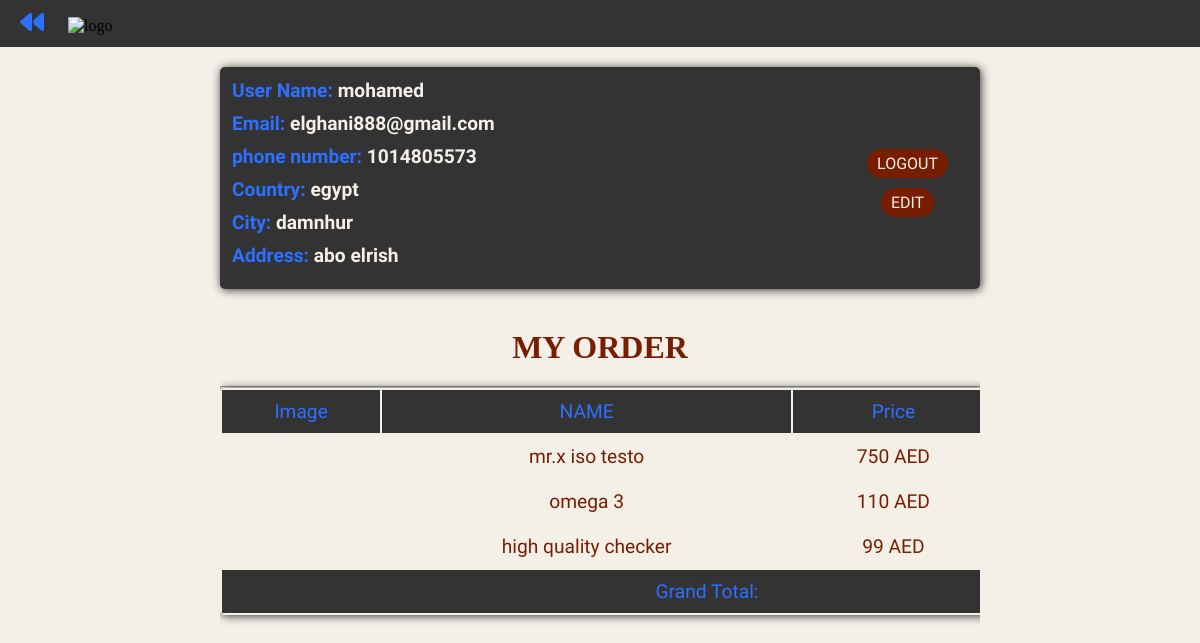
/users.php (signed in), run on the app's committed database.
### tables this page shows
CREATE TABLE `users` (
  `id` int(11) NOT NULL,
  `name` varchar(100) NOT NULL,
  `email` varchar(100) NOT NULL,
  `password` varchar(100) NOT NULL,
  `number` int(100) NOT NULL,
  `country` varchar(100) NOT NULL,
  `city` varchar(100) NOT NULL,
  `address` varchar(100) NOT NULL
);

CREATE TABLE `orders` (
  `id` int(11) NOT NULL,
  `prod_name` varchar(100) NOT NULL,
  `quantity` varchar(100) NOT NULL,
  `price` varchar(100) NOT NULL,
  `user_id` int(11) NOT NULL,
  `image` varchar(100) NOT NULL,
  `date` date NOT NULL
);

### users.php (the view, shortened to what this page needs)
<?php
include 'config.php';
$user_id = $_SESSION['user_id'];
?>
<!DOCTYPE html>
<html lang="en">
<head>
    <link rel="stylesheet" href="https://cdnjs.cloudflare.com/ajax/libs/font-awesome/6.2.1/css/all.min.css">
    <link rel="stylesheet" href="users.css">
</head>
<body bgcolor="F4F0E8">
<header id="head">
        <div class="name">
            <a href="index.php"><i class="fa-solid fa-backward"></i></a>
            <img src="images/logo.png" alt="logo">
        </div>
</header>
<div class="container">
<main>
<div class="user-profile">
    <?php
        $select_user = mysqli_query($con, "SELECT * FROM `users` WHERE id = '$user_id'") or die('query failed');
        if(mysqli_num_rows($select_user) > 0){
            $fetch_user = mysqli_fetch_assoc($select_user);
        };
    ?>
    <p>User Name: <span><?php echo $fetch_user['name']; ?></span> </p>
    <p>Email: <span><?php echo $fetch_user['email']; ?></span> </p>
    <p>phone number: <span><?php echo $fetch_user['number']; ?></span> </p>
    <p>Country: <span><?php echo $fetch_user['country']; ?></span> </p>
    <p>City: <span><?php echo $fetch_user['city']; ?></span> </p>
    <p>Address: <span><?php echo $fetch_user['address']; ?></span> </p>
</div>
<div class="flex">
        <a href="card.php?logout=<?php echo $user_id; ?>" onclick="return confirm('Are You Sure You Want To Logout?');" class="btn">LOGOUT</a>
        <a href="user_edit.php?logout=<?php echo $user_id; ?>" class="btn">EDIT</a>
    </div>
</main>
<div class="shopping-cart">
<h1 class="heading">My Order</h1><hr>
<table>
        <thead>
            <th>image</th>
            <th>NAME</th>
            <th>price</th>
        </thead>
        <tbody>
<?php
         $cart_query = mysqli_query($con, "SELECT * FROM `orders` WHERE user_id = '$user_id'") or die('query failed');
        if(mysqli_num_rows($cart_query) > 0){
        while($fetch_cart = mysqli_fetch_assoc($cart_query)){
    ?>
        <tr>
            <td><img src="<?php echo $fetch_cart['image']; ?>" height="100" alt=""></td>
            <td><?php echo $fetch_cart['prod_name']; ?></td>
            <td><?php echo $fetch_cart['price']; ?> AED</td>
        </tr>
    <?php
            }
        }
    ?>
        <tr class="table-bottom">
            <td colspan="4">Grand Total:</td>
        </tr>
</tbody>
</table>
</div>
</div>
</body>
</html>

### users.css (style rules this page uses)
:root { --blue:#3498db; --red:#e74c3c; --orange:#f39c12; --black:#333; --white:#fff; --light-bg:#eee; --box-shadow:0 5px 10px rgba(0,0,0,.1); --border:2px solid var(--black); }
* { padding: 0; margin: 0; box-sizing: border-box; scroll-behavior: smooth; }
header { display: flex; justify-content: left; width: 100%; z-index: 999; padding: 10px 20px; background-color: #333; }
.name img { width: 230px; height: 140px; margin-top: -40px; margin-bottom: -65px; margin-left: 20px; }
.name a { text-decoration: none; color: #2d70ff; font-size: 1.5em; transition: 0.7s ease; }
.btn { display: inline-block; padding:5px 10px; cursor: pointer; font-size: 1em; border-radius: 15px; transition: 0.7s ease; text-decoration: none; text-transform: capitalize; background-color: #771D00; font-family: 'Arimo', sans-serif; color: #F4F0E8; margin-top: 10px; }
.container { padding:0 20px; margin:0 auto; max-width: 800px; padding-bottom: 70px; }
.container .heading { text-align: center; margin-bottom: 20px; font-size: 2em; font-family: 'Arimo', sans-serif; font-family: 'Sedgwick Ave Display', cursive; font-family: 'Sriracha', cursive; text-transform: uppercase; color:#771D00; }
.container main { padding:10px; display: flex; justify-content: space-between; text-align: left; border:var(--border); background-color:#333; box-shadow: 1px 1px 10px #333; border-radius: 5px; margin:20px auto; width: 100%; }
.container .flex { margin: 20px 20px; display: flex; align-items: center; justify-content: center; flex-direction: column; }
.container .user-profile p { margin-bottom: 10px; font-size: 1.2em; color:#2d70ff; font-weight: 700; font-family: 'Arimo', sans-serif; }
.container .user-profile p span { color:#F4F0E8; }
.container .shopping-cart { padding:20px 0; margin-top: 20px; }
.container .shopping-cart table { width: 100%; text-align: center; border-radius: 5px; box-shadow: 1px 1px 10px #333; background-color:#F4F0E8; }
.container .shopping-cart table thead { background-color: #333; }
.container .shopping-cart table thead th { padding:10px; color:#2d70ff; font-family: 'Arimo', sans-serif; font-size: 1.2em; font-weight: 500; text-transform: capitalize; }
.container .shopping-cart table .table-bottom { background-color: #333; }
.container .shopping-cart table .table-bottom td { color: #2d70ff; font-size: 1.2em; font-family: 'Arimo', sans-serif; font-weight: 500; }
.container .shopping-cart table tr td { padding:10px; font-size: 1.2em; color:#771D00; font-family: 'Arimo', sans-serif; font-weight: 500; }
.container .shopping-cart table tr td:nth-child(1) { padding:0; }
@media (max-width:1200px) { .container .shopping-cart { overflow-x: scroll; } }
@media (max-width:1200px) { .container .shopping-cart table { width: 1200px; } }

### data on the page
users: name "mohamed", email "elghani888@gmail.com", number "1014805573", country "egypt", city "damnhur", address "abo elrish"
orders: prod_name "mr.x iso testo", price "750"
orders: prod_name "omega 3", price "110"
orders: prod_name "high quality checker", price "99"
